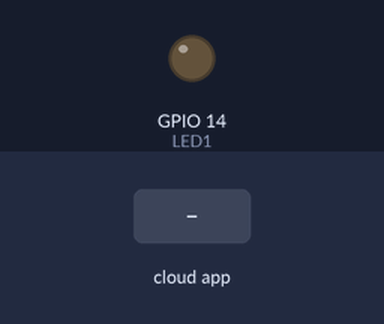
A sketch run on a simulated ESP8266 (NodeMCU). On the bench: output pins drawn as LEDs (lit = HIGH). The test bench sets the inputs (shaded band). WiFi joins after 1.5 s; servers stay silent unless stated; no MQTT or app messages arrive unless stated; what the sketch prints to the serial monitor is not drawn.

Above: at 2.7 s.
2.8 s: the phone or cloud app sets led-de-prueba to ON
At 3.2 s:
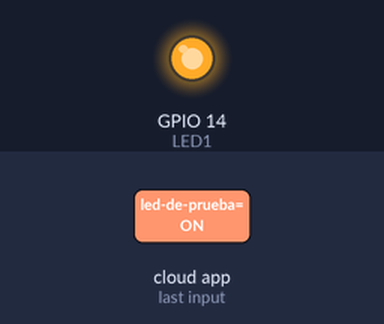
4.3 s: the phone or cloud app sets led-de-prueba to OFF
At 5.0 s:
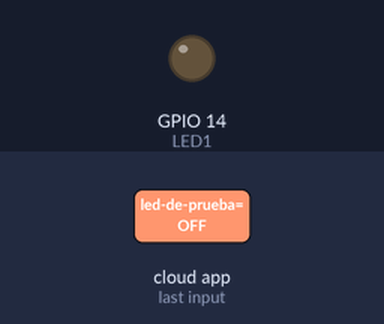
Timing chart, 0 to 7.3 s (numbered marks = the images above; inputs shaded):
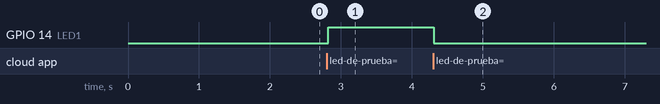

The sketch:

adafruit_arduino.ino
```cpp
#include <ESP8266WiFi.h>
#include <Adafruit_MQTT.h>
#include <Adafruit_MQTT_Client.h>

#define LED1 14 //D5

#define WLAN_SSID       "IoT"
#define WLAN_PASS       "elultimo10"

#define AIO_SERVER      "io.adafruit.com"
#define AIO_SERVERPORT  1883
#define AIO_USERNAME    "LaraGenovese"
#define AIO_KEY         "aio_IDIi07yUHWpvmNrdWfRGGlZUSrYo"

WiFiClient client;

Adafruit_MQTT_Client mqtt(&client, AIO_SERVER, AIO_SERVERPORT, AIO_USERNAME, AIO_KEY);

Adafruit_MQTT_Subscribe led = Adafruit_MQTT_Subscribe(&mqtt, AIO_USERNAME "/feeds/led-de-prueba");

void MQTT_connect();

void setup() {
  // put your setup code here, to run once:
  pinMode(LED1,OUTPUT);

  Serial.begin(115200);
  //delay(10);

  Serial.println(F("Adafruit MQTT demo"));

  Serial.println(); Serial.println();
  Serial.print("Connecting to ");
  Serial.println(WLAN_SSID);

  WiFi.begin(WLAN_SSID, WLAN_PASS);
  while (WiFi.status() != WL_CONNECTED) {
    delay(500);
    Serial.print(".");
  }
  Serial.println();

  Serial.println("WiFi connected");
  Serial.println("IP address: "); Serial.println(WiFi.localIP());

  mqtt.subscribe(&led);
}

uint32_t x=0;

void loop() {
  // put your main code here, to run repeatedly:
  MQTT_connect();

  Adafruit_MQTT_Subscribe *subscription;

  while ((subscription = mqtt.readSubscription(5000))) {

    if(subscription == &led){
      Serial.print(F("Estado del boton: "));
      Serial.println((char *)led.lastread);

      if (strcmp((char *)led.lastread, "ON") == 0) {
        digitalWrite(LED1, HIGH);
      }
      if (strcmp((char *)led.lastread, "OFF") == 0) {
        digitalWrite(LED1, LOW);
      }
    }
  }

  if(! mqtt.ping()) {
    mqtt.disconnect();
  }

}

void MQTT_connect() {
  int8_t ret;

  // Stop if already connected.
  if (mqtt.connected()) {
    return;
  }

  Serial.print("Connecting to MQTT... ");

  uint8_t retries = 3;
  while ((ret = mqtt.connect()) != 0) { // connect will return 0 for connected
       Serial.println(mqtt.connectErrorString(ret));
       Serial.println("Retrying MQTT connection in 5 seconds...");
       mqtt.disconnect();
       delay(5000);  // wait 5 seconds
       retries--;
       if (retries == 0) {
         // basically die and wait for WDT to reset me
         while (1);
       }
  }
  Serial.println("MQTT Connected!");
}
```

Measured:
- after the input at 2.8 s, GPIO 14 (LED1): LOW → HIGH at once
- after the input at 4.3 s, GPIO 14 (LED1): HIGH → LOW at once
